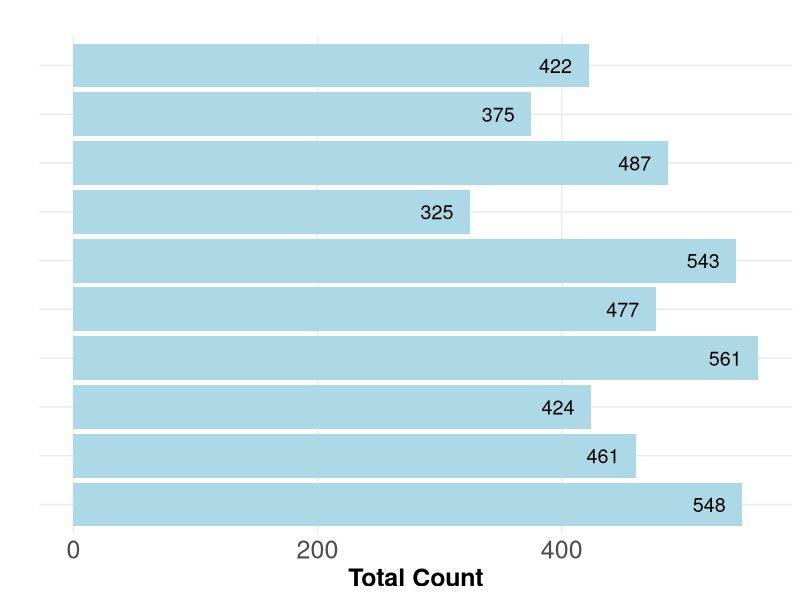
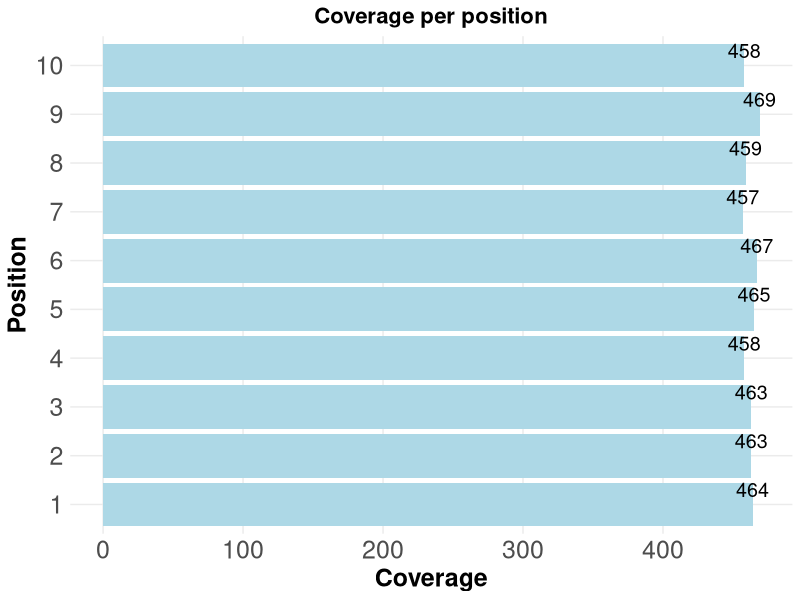
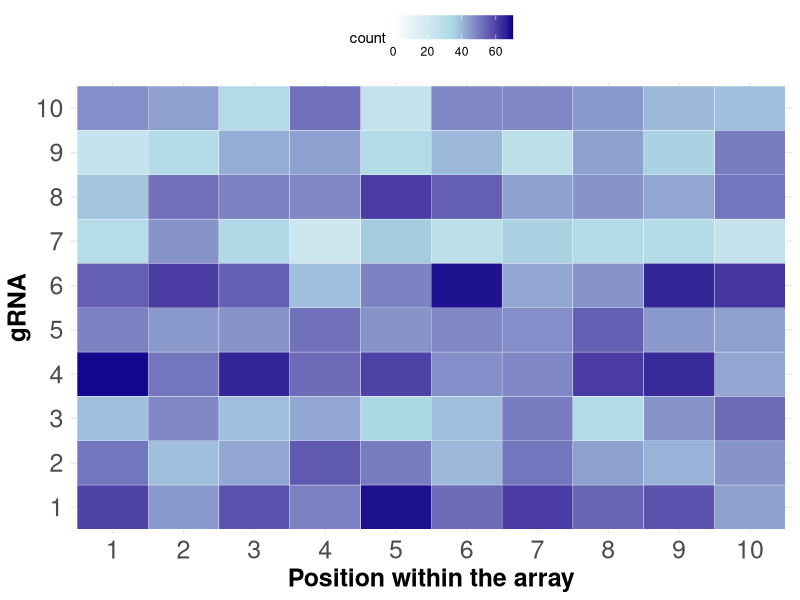

Write the R code that produced these figures, in order. (Note: this script raises an error after producing the figures.)
library(tidyverse)


array <- as.matrix(read.csv("data/nanopore_sequencing/array_library/array_Lib.csv", header = FALSE))

array <- as.data.frame(array)

array <-  distinct(array)

colnames(array) <- paste0("Position_", 1:10)

array_long <- array %>% 
  pivot_longer(cols = 1:10, names_to = "Position", values_to = "gRNA") 

array_long$Position <- factor(str_extract(array_long$Position, "\\d+"), levels = paste0(1:10))

gRNA_coverage <- array_long %>% 
  dplyr::filter(gRNA %in% c(1:10)) %>% 
  group_by(gRNA) %>% 
  summarise(count = n())

position_coverage <- array_long %>% 
  dplyr::filter(gRNA %in% c(1:10)) %>% 
  group_by(Position) %>% 
  summarise(count = n())

gRNA_count <- array_long %>% 
  dplyr::filter(gRNA %in% c(1:10)) %>% 
  group_by(Position, gRNA) %>% 
  summarise(count = n())

# Barplot of gRNA coverage

gRNA_coverage_plot <- ggplot(gRNA_coverage, aes(x = factor(gRNA), y = count)) +
  geom_bar(stat = "identity", fill = "lightblue") +
  labs(y = "Total Count", x = "", title = "") +
  geom_text(aes(label = count), hjust = 1.5, size = 5, color = "black") +
  theme_minimal() +
  coord_flip() +
  theme(
    axis.text.x = element_text(size = 18),
    axis.title.y = element_text(size = 18, face = "bold"),
    axis.title.x = element_text(size = 18, face = "bold"),
    axis.text.y = element_blank(),
    axis.ticks = element_blank(),
    panel.grid.minor = element_blank(),
    plot.title = element_text(size = 16, face = "bold", hjust = 0.5)
  )
gRNA_coverage_plot
# ggsave(file="gRNA_coverage_plot.svg", plot=gRNA_coverage_plot, width=10, height=8)

position_coverage_plot <- ggplot(position_coverage, aes(x = factor(Position), y = count)) +
  geom_bar(stat = "identity", fill = "lightblue") +
  labs(x = "Position", y = "Coverage", title = "Coverage per position") +
  geom_text(aes(label = count), vjust = -0.5, size = 5, color = "black") +
  theme_minimal() +
  coord_flip() +
  theme(
    axis.text.x = element_text(size = 18),
    axis.title.y = element_text(size = 18, face = "bold"),
    axis.title.x = element_text(size = 18, face = "bold"),
    axis.text.y = element_text(size = 18),
    axis.ticks = element_blank(),
    panel.grid.minor = element_blank(),
    plot.title = element_text(size = 16, face = "bold", hjust = 0.5)
  )
position_coverage_plot
# ggsave(file="position_coverage_plot.svg", plot=position_coverage_plot, width=10, height=8)

heatmap <- ggplot(gRNA_count, aes(x = Position, y = factor(gRNA), fill = count)) +
  geom_tile(color = "white") +
  scale_fill_gradientn(
    colors = c("white", "lightblue", "darkblue"),
    limits = c(0, 70)  # Set legend scale range
  ) +
  labs(x = "Position within the array", y = "gRNA") +
  theme_minimal() +
  theme(
    axis.text.x = element_text(size = 18),
    axis.title.y = element_text(size = 18, face = "bold"),
    axis.title.x = element_text(size = 18, face = "bold"),
    axis.text.y = element_text(size = 18),
    axis.ticks = element_blank(),
    panel.grid.minor = element_blank(),
    plot.title = element_text(size = 16, face = "bold", hjust = 0.5),
    legend.position = "top",
    legend.direction = "horizontal"
  )
heatmap
# ggsave(file="array_library.svg", plot=heatmap, width=10, height=8)

final_plot <- heatmap + gRNA_coverage_plot + 
  plot_layout(widths = c(3, 1), guides = "collect") & 
  theme(legend.position = "top", legend.direction = "horizontal")
final_plot

# ggsave(file="array_library_final.svg", plot=final_plot, width=16, height=12)
